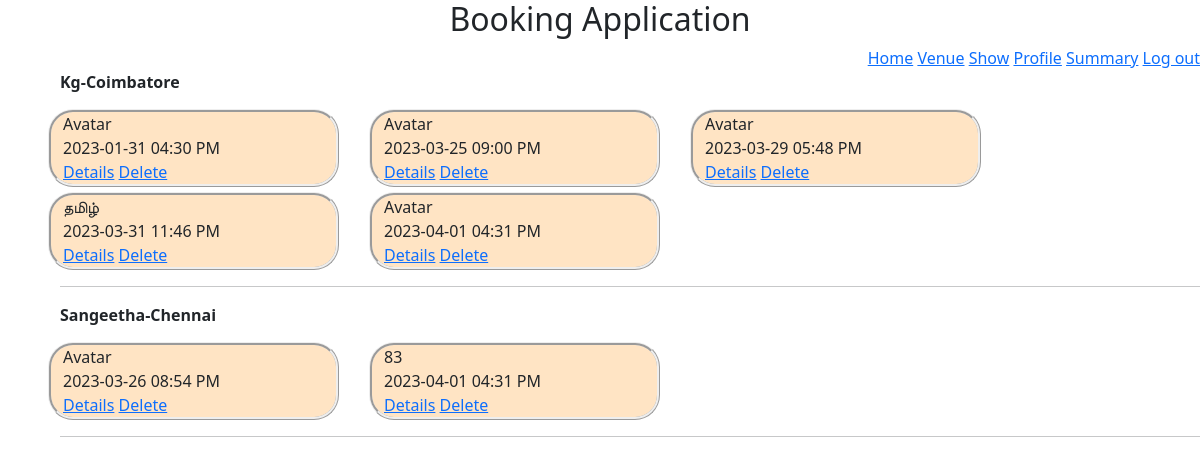
Before: /admin/2/archive (signed in) with the older database file.
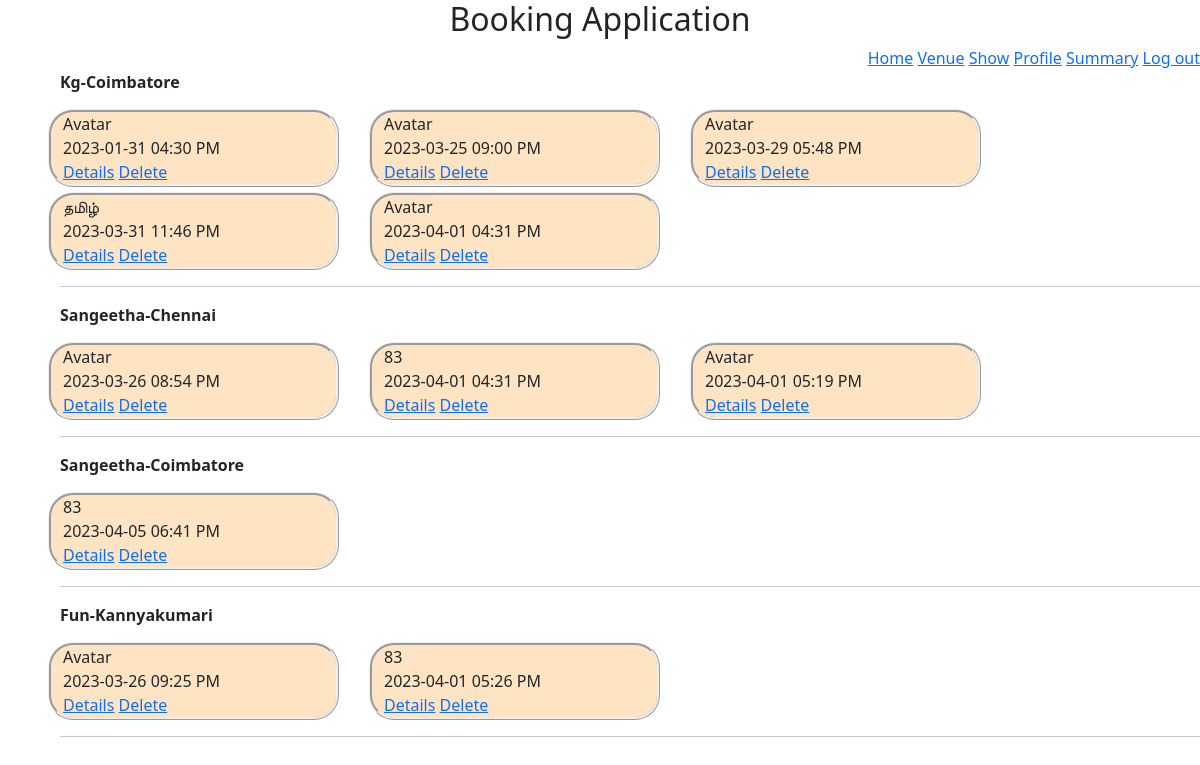
After: the same page with the newer database file.
### models/module.py (models this page shows)
class Venue(db.Model):
    venue_id = db.Column(db.Integer, autoincrement=True, primary_key=True)
    venue_name = db.Column(db.String(32), nullable=False)
    place = db.Column(db.String(32))
    location = db.Column(db.String(32), nullable=False)
    max_capacity = db.Column(db.Integer, nullable=False)
    fare2D = db.Column(db.Integer, nullable=False)
    fare3D = db.Column(db.Integer, nullable=False)
    venueShows = db.relationship("Show", backref="venues", secondary="show_venue")

class Show(db.Model):
    show_id = db.Column(db.Integer, autoincrement=True, primary_key=True)
    show_name = db.Column(db.String(64), unique=True, nullable=False)
    min_fare = db.Column(db.Integer, nullable=False)
    duration = db.Column(db.Integer, nullable=False)
    is3d = db.Column(db.Boolean, nullable=False)
    tags = db.relationship("Showtag", backref="shows")

### application/controllers/adminHome.py (the view)
@app.route("/admin/<int:a_id>/archive", methods={"GET", "POST"})
def adminarchive(a_id):
    v = Venue.query.all()
    list = []
    total = 0
    for e in v:
        allVenueShow = ShowVenue.query.filter(
            ShowVenue.venue_id == e.venue_id, ShowVenue.time <= datetime.now()
        ).order_by(ShowVenue.time).all()
        eachjson = {}
        eachjson["venue_id"] = e.venue_id
        eachjson["venue_name"] = e.venue_name
        eachjson["place"] = e.place
        eachjson["location"] = e.location
        eachjson["shows"] = []
        total += len(allVenueShow)
        for ee in allVenueShow:
            currentShow = Show.query.filter_by(show_id=ee.show_id).first()
            innerjson = {}
            innerjson["sv_id"] = ee.sv_id
            innerjson["time"] = ee.time.strftime("%Y-%m-%d %I:%M %p")
            innerjson["show_name"] = currentShow.show_name
            eachjson["shows"].append(innerjson)
        list.append(eachjson)
    return render_template("admin/archive.html", Venue=list, adminId=a_id, total=total)

### app.py (called while the page is built)
@login_manager.user_loader
def load_user(user_id):
    return Users.query.filter_by(user_id=user_id).first()

### templates/admin/archive.html (shortened to what this page needs)
<!DOCTYPE html>
<html>
<head>
  <header style="text-align: center">
    <h2>Booking Application</h2>
  </header>
  <link href="https://cdn.jsdelivr.net/npm/bootstrap@5.3.0-alpha1/dist/css/bootstrap.min.css" rel="stylesheet"
 />
  <link rel="stylesheet" href="https://cdnjs.cloudflare.com/ajax/libs/font-awesome/4.7.0/css/font-awesome.min.css" />
</head>
<body>
  <div style="text-align: right">
    <a href="/admin/{{adminId}}/home">Home</a>
    <a href="/admin/{{adminId}}/venue">Venue</a>
    <a href="/admin/{{adminId}}/show">Show</a>
    <a href="/admin/{{adminId}}/profile">Profile</a>
    <a href="/admin/{{adminId}}/summary">Summary</a>
    <a href="/admin/login">Log out</a>
  </div>
  <div style="margin-left: 5%">
    {% if total ==0 %}
    <h5 style="text-align: center;">No Show is completed. If any show completed it will displayed in this page</h5>
    {%else%}
    {%for each in Venue%}
    {% if each.shows|length >0 %}
    <b class="text-capitalize">{{each.venue_name}}-{{each.location}}&emsp;</b>
    <div class="row" style="margin-top: 10px">
      {%for each1 in each.shows%}
      <div id="small" class="col-md-3">
        <label class="text-capitalize">{{each1.show_name}}</label><br />
        <label>{{each1.time}}</label><br />
        <a name="details" href="/admin/{{adminId}}/allocate/{{each1.sv_id}}/details">Details</a>
        <a name="delete"
          onclick="return window.confirm('Deleting this Allocation, will also delete all the booking related to this allocation. Are you sure, you want to delete it?')"
          href="/admin/{{adminId}}/delete/{{each1.sv_id}}">Delete</a>
      </div>
      {%endfor%}
    </div>
    <hr />
    {%endif%}
    {%endfor%}
    {%endif%}
  </div>
</body>
</html>

Changed rows visible on the page:
changed Venue "Chennai": gains Show (show_name "Avatar", time "2023-01-31 04:30 PM", time "2023-03-25 09:00 PM", time "2023-03-29 05:48 PM", time "2023-04-01 04:31 PM", time "2023-03-26 08:54 PM", time "2023-04-01 05:19 PM", time "2023-03-26 09:25 PM")
now on this page (row edited): Venue: venue_name "Sangeetha", location "Coimbatore", Show (show_name "83", time "2023-04-05 06:41 PM")
added Venue: venue_name "Fun", location "Kannyakumari", Show (show_name "Avatar", time "2023-03-26 09:25 PM"), Show (show_name "83", time "2023-04-01 05:26 PM")
